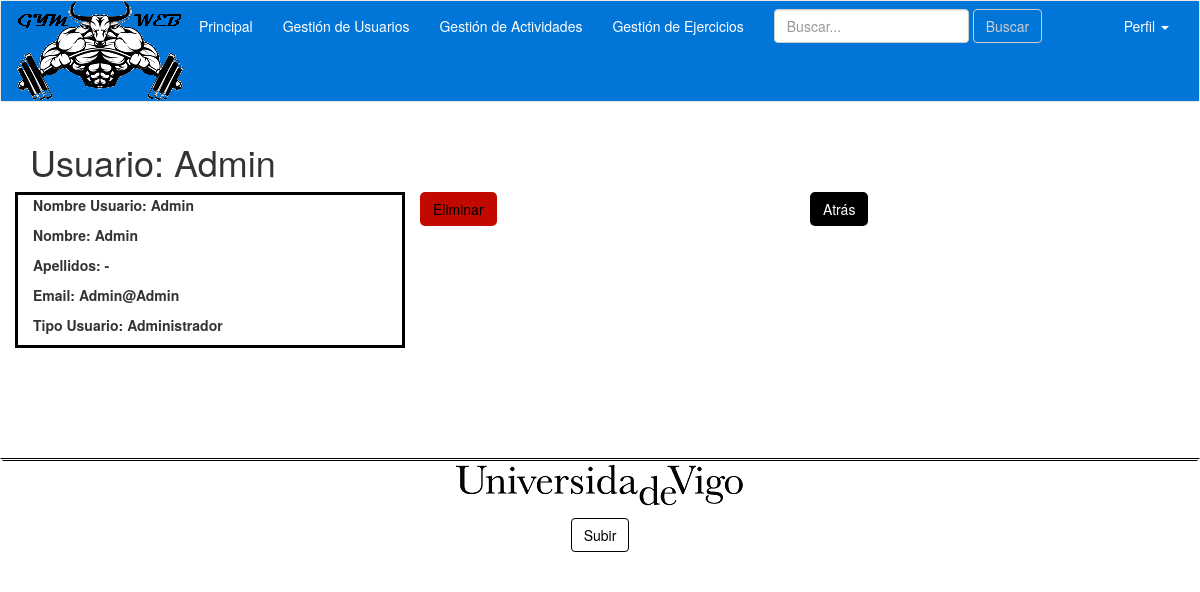
Before: /views/Admin/consultarUsuarios.php?id=3 (signed in) with the older database file.
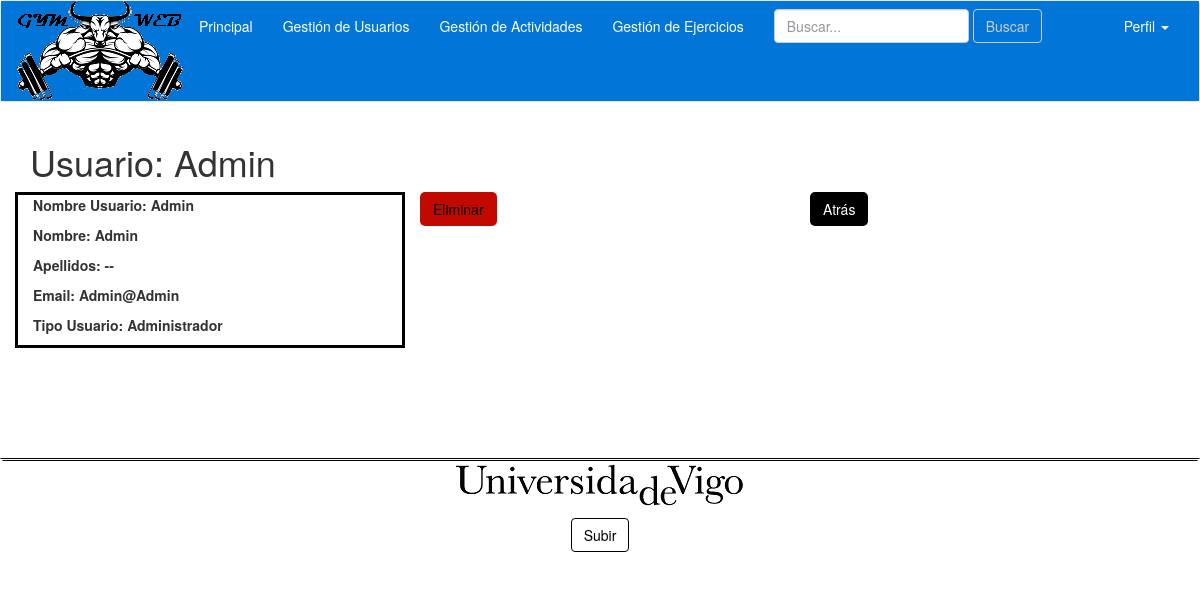
After: the same page with the newer database file.
### tables this page shows
CREATE TABLE `usuario` (
  `idUsuario` int(11) NOT NULL,
  `nomUsuario` varchar(30) DEFAULT NULL,
  `password` varchar(32) DEFAULT NULL,
  `email` varchar(50) DEFAULT NULL,
  `tipoUsuario` varchar(13) DEFAULT NULL,
  `nombre` varchar(20) DEFAULT NULL,
  `apellidos` varchar(40) DEFAULT NULL,
  `imagenPerfil` longblob
);

### model/UsuarioMapper.php (called while the page is built, shortened)
<?php
require_once(__DIR__."/../conexion/bdConexion.php");
class UsuarioMapper{
    public static function findByUserId($idUsuario)
    {
        global $connect;
        $resultado = mysqli_query($connect, 'SELECT * FROM usuario WHERE idUsuario ="'.$idUsuario.'"');
        if (mysqli_num_rows($resultado) > 0) {
            $row = mysqli_fetch_assoc($resultado);
            $usuario= new Usuario($row['idUsuario'],$row['nomUsuario'],$row['password'],$row['email'],$row['tipoUsuario'],$row['nombre'],$row['apellidos']);
            return $usuario;
        } else {
            return NULL;
        }
    }
   public static function usuarioValidoId($idUsuario) {
       global $connect;
       $resultado = mysqli_query($connect, "SELECT * FROM usuario WHERE idUsuario=\"$idUsuario\"");
       $busqueda = mysqli_num_rows($resultado);
       if( $busqueda > 0) {
           return true;
       }
   }
}
?>

### model/Usuario.php (called while the page is built, shortened)
<?php
require_once(__DIR__."/../conexion/bdConexion.php");
require_once(__DIR__."/../model/UsuarioMapper.php");
class Usuario {
  protected $nomUsuario;
  protected $email;
  protected $tipoUsuario;
  protected $nombre;
  protected $apellidos;
  public function __construct($idUsuario=NULL,$nomUsuario=NULL, $password=NULL, $email=NULL, $tipoUsuario=NULL, $nombre=NULL, $apellidos=NULL) {
    $this->nomUsuario = $nomUsuario;
    $this->email = $email;
    $this->tipoUsuario = $tipoUsuario;
    $this->nombre = $nombre;
    $this->apellidos = $apellidos;
  }
   public function getNomUsuario() {
    return $this->nomUsuario;
  }
  public function getEmail() {
    return $this->email;
  }
   public function getTipoUsuario() {
    return $this->tipoUsuario;
  }
  public function getNombre() {
    return $this->nombre;
  }
  public function getApellidos() {
    return $this->apellidos;
  }
  public static function devolverDatos($idUsuario) {
        if ($res = UsuarioMapper::usuarioValidoId($idUsuario)) {
                return UsuarioMapper::findByUserId($idUsuario);
        } else {
                echo "ERROR: Usuario incorrecto.";
            }
  }
}
?>

### controller/UsuarioController.php (called while the page is built, shortened)
<?php
require_once(__DIR__."/../conexion/bdConexion.php");
require_once(__DIR__."/../model/UsuarioMapper.php");
require_once(__DIR__."/../model/Usuario.php");
class UsuarioController{
	public static function getUsuario($idUsuario){
	$usuario = Usuario::devolverDatos($idUsuario);
	if ($usuario == NULL){
		ob_start();
		header("refresh: 3; url = ../views/Admin/gestionUsuarios.php");
		$errors = array();
		$errors["general"] = "El Usuario no puede ser recuperado.";
		echo $errors["general"];
		ob_end_flush();
	}else{
		return $usuario;
	}
}
}
?>

### views/Admin/consultarUsuarios.php (the view, shortened to what this page needs)
<?php
 if ($_SESSION['tipoUsuario'] =='Administrador'){
  $idUsu = $_GET['id'];
  $usuario = UsuarioController::getUsuario($idUsu);
?>
<!DOCTYPE html>
<html lang="en">
  <head>
    <link href="../../css/navbar.css" rel="stylesheet">
    <link href="../../css/bootstrap.min.css" rel="stylesheet">
    <link href="../../css/consultarUsuarios.css" rel="stylesheet">
  </head>
  <body>
  <header>
      <?php include("../navbar.php");   ?>
  </header>
    <div class="container">
        <h1>Usuario: <?php echo $usuario->getNomUsuario();?></h1>
      <div id="container-usuarios">
       <div class="row">
            <div class="col-xs-4 col-sm-4 col-md-4 col-lg-4" style="border-style: solid;border-color: black; margin-bottom: 10px;">
            <p><b>Nombre Usuario:  <?php echo $usuario->getNomUsuario(); ?></b></p>
            <p><b>Nombre: <?php echo $usuario->getNombre(); ?></b></p>
            <p><b>Apellidos:  <?php echo $usuario->getApellidos(); ?></b></p>
            <p><b>Email: <?php echo $usuario->getEmail(); ?></b></p>
            <p><b>Tipo Usuario:  <?php echo $usuario->getTipoUsuario(); ?></b></p>
            </div>
  <div class="col-xs-4 col-sm-4 col-md-4 col-lg-4">
           <div class="form-group">
               <button type="button" class="btn btn-default1" data-toggle="modal" data-target=".bs-example-modal-sm">Eliminar</button>
             </div>
           </div>
           <div class="col-xs-12 col-sm-4 col-md-4 col-lg-4">
               <a href="gestionUsuarios.php"><button type="button" class="btn btn-default3">Atr&aacutes</button></a>
           </div>
       </div>
     </div>
  </div>
    <?php include("../footer.php");   ?>
  </body>
</html>
<?php
  }
?>

Changed rows visible on the page:
changed usuario "Admin": apellidos "-" → "--"
